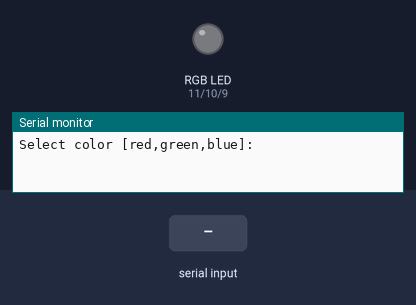
Bench run of a sketch on a simulated Arduino Uno, built with avr-gcc and run on an emulated ATmega328P. Parts: an RGB LED mixed from three pins (HIGH = lit), the last lines printed to the serial monitor. Inputs (shaded band) come from the test bench. Dim RGB values are drawn brighter than linear.

Above: at 1.2 s.
1.3 s: "red" received over Serial
At 2.9 s:
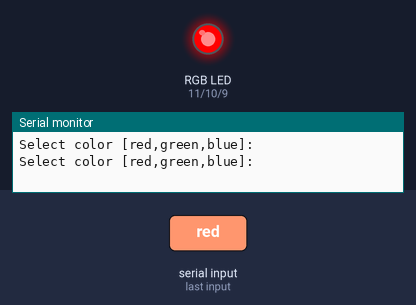
3.8 s: "green" received over Serial
At 6.0 s:
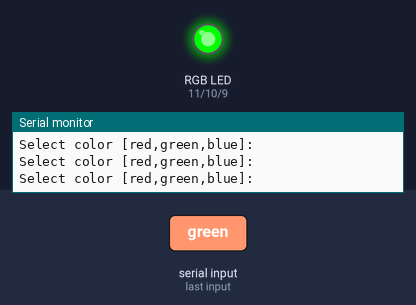
6.3 s: "blue" received over Serial
At 7.9 s:
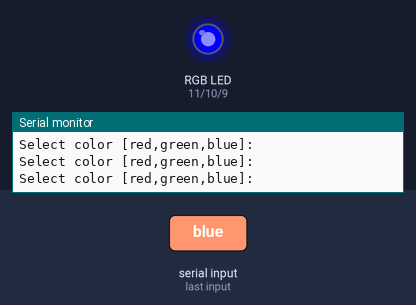
8.8 s: "orange" received over Serial
At 11.0 s:
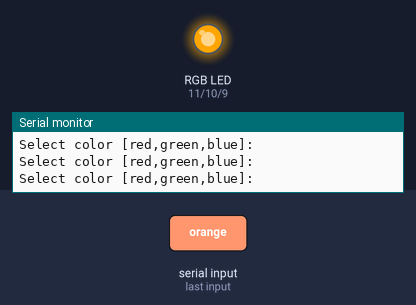
11.3 s: "yellow" received over Serial
At 12.9 s:
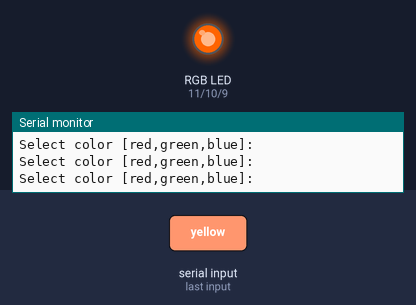
13.8 s: "indigo" received over Serial
At 16.1 s:
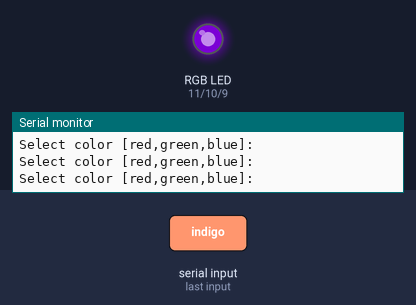
Timing chart, 0 to 17.3 s (numbered marks = the images above; inputs shaded):
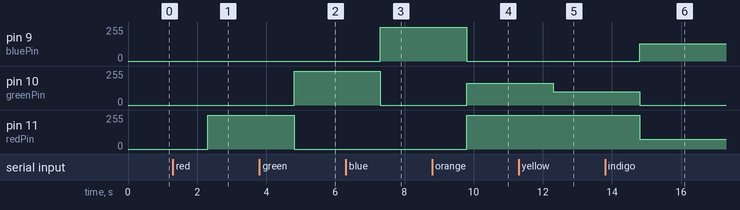

Measured:
- after the input at 1.3 s, pin 11 (redPin): 0/255 → 255/255 after 1.0 s
- after the input at 3.8 s, pin 10 (greenPin): 0/255 → 255/255 after 1.0 s; pin 11 (redPin): 255/255 → 0/255 after 1.0 s
- after the input at 6.3 s, pin 9 (bluePin): 0/255 → 255/255 after 1.0 s; pin 10 (greenPin): 255/255 → 0/255 after 1.0 s
- after the input at 8.8 s, pin 9 (bluePin): 255/255 → 0/255 after 1.0 s; pin 10 (greenPin): 0/255 → 165/255 after 1.0 s; pin 11 (redPin): 0/255 → 255/255 after 1.0 s
- after the input at 11.3 s, pin 10 (greenPin): 165/255 → 100/255 after 1.0 s
- after the input at 13.8 s, pin 9 (bluePin): 0/255 → 130/255 after 1.0 s; pin 10 (greenPin): 100/255 → 0/255 after 1.0 s; pin 11 (redPin): 255/255 → 75/255 after 1.0 s

The sketch:

021_rgb_mixing.ino
```cpp
// https://www.youtube.com/watch?v=kj2br03bOuk&list=PLGs0VKk2DiYw-L-RibttcvK-WBZm8WLEP&index=21

// pin setup
int redPin = 11;
int greenPin = 10;
int bluePin = 9;

String msg = "Select color [red,green,blue]: ";
String strInput;

void setup() {
  // put your setup code here, to run once:
  pinMode(redPin,OUTPUT);
  pinMode(greenPin,OUTPUT);
  pinMode(bluePin,OUTPUT);
  Serial.begin(9600);
}

void loop() {
  // put your main code here, to run repeatedly:
  Serial.println(msg);

  while(Serial.available() == 0){
    // do nothing. wait
  }

  strInput = Serial.readString();

  if (strInput == "red") {
    digitalWrite(redPin, HIGH);
    digitalWrite(greenPin, LOW);
    digitalWrite(bluePin, LOW);
  } else if (strInput == "green") {
    digitalWrite(redPin, LOW);
    digitalWrite(greenPin, HIGH);
    digitalWrite(bluePin, LOW);
  } else if (strInput == "blue") {
    digitalWrite(redPin, LOW);
    digitalWrite(greenPin, LOW);
    digitalWrite(bluePin, HIGH);
  } else if (strInput == "orange") { /***/
    analogWrite(redPin, 255);
    analogWrite(greenPin, 165);
    analogWrite(bluePin, 0);
  } else if (strInput == "yellow") {
    analogWrite(redPin, 255);
    analogWrite(greenPin, 100);
    analogWrite(bluePin, 0);
  } else if (strInput == "indigo") {
    analogWrite(redPin, 75);
    analogWrite(greenPin, 0);
    analogWrite(bluePin, 130);
  } else if (strInput == "violet") {
    analogWrite(redPin, 238);
    analogWrite(greenPin, 130);
    analogWrite(bluePin, 238);
  } else {
    digitalWrite(redPin, LOW);
    digitalWrite(greenPin, LOW);
    digitalWrite(bluePin, LOW);
  }
}
```
